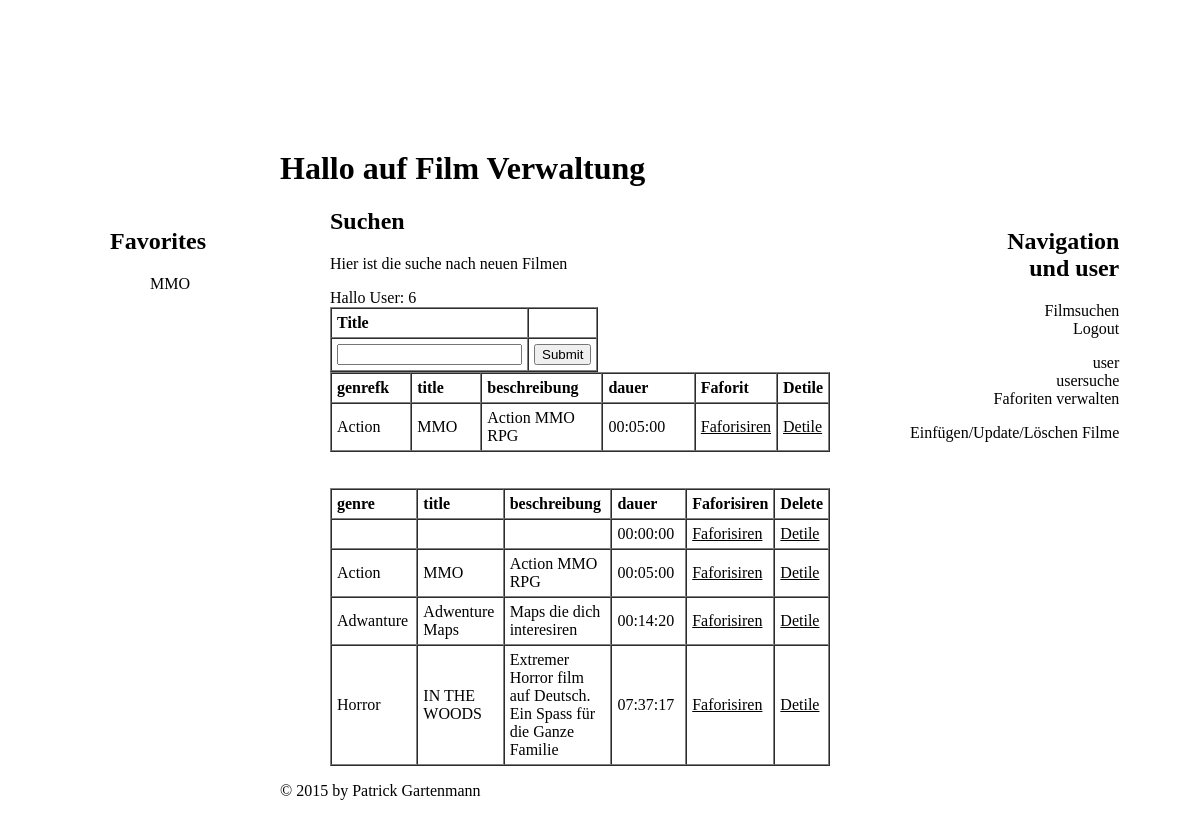
Page /Film/filmsuche.php (signed in) on the committed database.
### tables this page shows
CREATE TABLE `tblfilm` (
  `film_id` int(11) NOT NULL,
  `genre` varchar(255) DEFAULT NULL,
  `userfk` int(11) DEFAULT NULL,
  `title` varchar(32) DEFAULT NULL,
  `beschreibung` text,
  `dauer` time DEFAULT NULL,
  `filmname` varchar(255) DEFAULT NULL
);

### Film/filmsuche.php (the view, shortened to what this page needs)
<?php
require_once 'includes/head.php';
?>
			<section class="center" a>
				<h2>Suchen</h2>
				<p>Hier ist die suche nach neuen Filmen</p>
				<form method="post">
					<?php
					$userid = $_SESSION['userid'];
					echo "Hallo User: ".$userid;
					?>
					<table border="1" cellpadding="5" cellspacing="0">
						<tr style="text-align: left;">
							<th style="width: 150px;">Title</th>
							<th>&nbsp;</th>
						</tr>
						<tr>
							<td style="width: 150px;"><input type="text" name="title"></td>
							<td><input type="submit" value="Submit"></td>
						</tr>
					</table>
					<?php
					$dbConnect = array(
						'server' => 'localhost',
						'user' => 'root',
						'pass' => '',
						'name' => 'film'
					);
					$db = new mysqli(
						$dbConnect['server'],
						$dbConnect['user'],
						$dbConnect['pass'],
						$dbConnect['name']
					);
					$sql = "SELECT * FROM `tblfilm` WHERE `title` LIKE '%$title%' ORDER BY `title`";
					$result = $db->query($sql);
					?>
					<table  border="1" cellpadding="5" cellspacing="0">
							<tr style="text-align: left;">
							<th style="width: 150px;">genrefk</th>
							<th style="width: 150px;">title</th>
							<th style="width: 200px;">beschreibung</th>
							<th style="width: 200px;">dauer</th>
							<th>Faforit</th>
							<th>Detile</th>
						</tr>
					<?php
					while ($row=$result->fetch_object()) {
						$film_id = $row->film_id;
						$genre = htmlentities($row->genre, ENT_QUOTES, "UTF-8");
						$title = htmlentities($row->title, ENT_QUOTES, "UTF-8");
						$beschreibung = htmlentities($row->beschreibung, ENT_QUOTES, "UTF-8");
						$dauer = htmlentities($row->dauer, ENT_QUOTES, "UTF-8");;
						?>
							<tr>
								<td><?php echo $genre; ?></td>
								<td><?php echo $title; ?></td>
								<td><?php echo $beschreibung; ?></td>
								<td><?php echo $dauer; ?></td>
								<td><a href="php/faforitphp.php?id=<?php echo $film_id; ?>">Faforisiren</a></td>
								<td><a href="/film/filmdetile.php?fid=<?php echo $film_id; ?>">Detile</a></td>
							</tr>
						<?php
					}
					?>
					</table>
					<?php
					include 'php/connectphp.php';
					$sql = "SELECT * FROM `tblfilm`";
					$result = $db->query($sql);
					?>
					<br><br><table border="1" cellpadding="5" cellspacing="0">
						<tr style="text-align: left;">
							<th style="width: 150px;">genre</th>
							<th style="width: 150px;">title</th>
							<th style="width: 200px;">beschreibung</th>
							<th style="width: 200px;">dauer</th>
							<th>Faforisiren</th>
							<th>Delete</th>
						</tr>
						<?php
						while ($row = $result->fetch_object()) {
							$film_id = $row->film_id;
							$genre = htmlentities($row->genre, ENT_QUOTES, "UTF-8");
							$title = htmlentities($row->title, ENT_QUOTES, "UTF-8");
							$beschreibung = htmlentities($row->beschreibung, ENT_QUOTES, "UTF-8");
							$dauer = htmlentities($row->dauer, ENT_QUOTES, "UTF-8");
							?>
							<tr>
								<td><?php echo $genre; ?></td>
								<td><?php echo $title; ?></td>
								<td><?php echo $beschreibung; ?></td>
								<td><?php echo $dauer; ?></td>
								<td><a href="php/faforitphp.php?fid=<?php echo $film_id; ?>">Faforisiren</a></td>
								<td><a href="/film/filmdetile.php?fid=<?php echo $film_id; ?>">Detile</a></td>
							</tr>
							<?php
						}
						?>
					</table>
				</form>
<?php
require_once 'includes/footer.php';
?>

### Film/includes/head.php (shortened to what this page needs)
<!DOCTYPE html>
<html>
    <head>
		<link href="styles.css" rel="stylesheet">
    </head>
    <body class="body1">
		<div class="body2">
			<header>
				<h1 class="center2">Hallo auf Film Verwaltung</h1>
			</header>
			<nav class="right">
				<div>
					<h2>Navigation <br>und user</h2>
				</div>
				<ul class="loeschen">
					<li><a href="filmsuche.php">Filmsuchen</a></li>
					<li><a href="php/logoutphp.php">Logout</a></li>
				</ul>
				<ul class="loeschen">
					<li><a href="user.php">user</a></li>
					<li><a href="usersuche.php">usersuche</a></li>
					<li><a href="fafver.php">Faforiten verwalten</a></li>
				</ul>
				<ul class="loeschen">
					<li><a href="manage.php">Einfügen/Update/Löschen Filme</a></li>
				</ul>
			</nav>
			<nav class="left">
				<h2>Favorites</h2>
				<ul class="loeschen">
				<?php
				include 'php/connectphp.php';
				$userid = $_SESSION['userid'];
				$sql = "SELECT * FROM `tblfilm`
				INNER JOIN (`tblfavoriten`
				INNER JOIN `tbluser`
				ON `tblfavoriten`.userfk = tbluser.user_id)
				ON `tblfilm`.film_id = `tblfavoriten`.filmfk
				WHERE user_id = $userid;";
				$result = $db->query($sql);
				?>
					<?php
					while ($row = $result->fetch_object()) {
						$film_id = $row->film_id;
						$title = htmlentities($row->title, ENT_QUOTES, "UTF-8");
						?>
						<tr>
							<li><a href="/film/filmdetile.php?fid=<?php echo $film_id; ?>"><?php echo $title ?></a></li>
						</tr>
						<?php
					}
					?>
				</ul>
			</nav>

### Film/includes/footer.php
			</section>
			<footer>
				<p class="center2">&copy; 2015 by Patrick Gartenmann </a></p>
			</footer>
        </div>
    </body>
</html>

### Film/styles.css (style rules this page uses)
@media screen and (min-width:1001px) { .center { margin-left: 250px; text-decoration: none; max-width: 500px; } }
@media screen and (min-width:1001px) { .left { position: fixed; margin-left: 30px; text-align: left; text-decoration:none; } }
@media screen and (min-width:1001px) { .right { position: fixed; margin-left: 790px; display: block; text-align: right; list-style-type: none; color: black; } }
@media screen and (min-width:1001px) { li a { text-decoration:none; } }
@media screen and (min-width:1001px) { .center2 { margin-left: 200px; } }
@media screen and (min-width:1001px) { nav { color: rgb(0,0,0); } }
@media screen and (min-width:1001px) { .body2 { background-color: rgba(255,255,255,0.7); margin-top: 150px; min-height: 450px; } }
.loeschen { list-style-type: none; text-decoration: none; color: #000000; }
a { color: black; }
.body1 { background: url(bilder/film.png) no-repeat fixed 0 0 / cover; }
body > div { max-width: 1040px; margin: 0 auto; }
.body2 { background-color: rgba(255,255,255,0.7); }

### rows in the picture
tblfilm: title "MMO", genre "Action", beschreibung "Action MMO RPG", dauer "00:05:00"
tblfilm: dauer "00:00:00"
tblfilm: genre "Adwanture", title "Adwenture Maps", beschreibung "Maps die dich interesiren", dauer "00:14:20"
tblfilm: genre "Horror", title "IN THE WOODS", beschreibung "Extremer Horror film auf Deutsch. Ein Spass für die Ganze Familie", dauer "07:37:17"

### other values in the picture
$userid "6"
